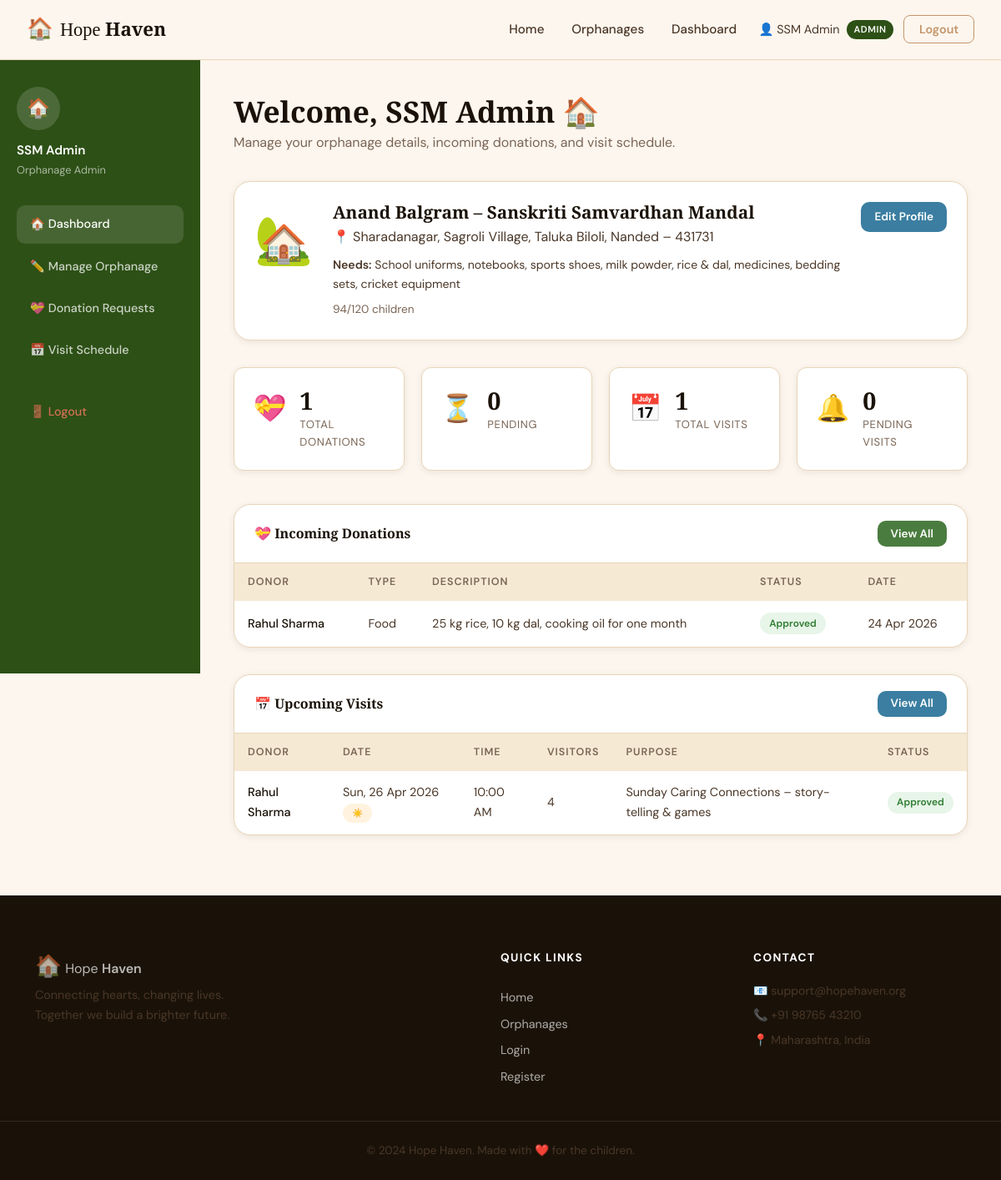
The page /admin/dashboard.php (signed in) on the database its author committed.
### tables this page shows
CREATE TABLE orphanages (
    id INT AUTO_INCREMENT PRIMARY KEY,
    admin_id INT NOT NULL,
    name VARCHAR(200) NOT NULL,
    taluka VARCHAR(100) NOT NULL DEFAULT '',
    location VARCHAR(255) NOT NULL,
    description TEXT,
    needs TEXT,
    contact VARCHAR(20),
    email VARCHAR(150),
    website VARCHAR(255) DEFAULT '',
    capacity INT DEFAULT 0,
    current_children INT DEFAULT 0,
    established_year INT DEFAULT 0,
    image_url VARCHAR(500) DEFAULT '',
    created_at TIMESTAMP DEFAULT CURRENT_TIMESTAMP,
    FOREIGN KEY (admin_id) REFERENCES users(id) ON DELETE CASCADE
);

CREATE TABLE donation_requests (
    id INT AUTO_INCREMENT PRIMARY KEY,
    donor_id INT NOT NULL,
    orphanage_id INT NOT NULL,
    type ENUM('food','clothes','money','medicines','books','other') NOT NULL,
    description TEXT,
    amount DECIMAL(10,2) DEFAULT NULL,
    status ENUM('pending','approved','rejected') DEFAULT 'pending',
    ngo_note TEXT,
    created_at TIMESTAMP DEFAULT CURRENT_TIMESTAMP,
    updated_at TIMESTAMP DEFAULT CURRENT_TIMESTAMP ON UPDATE CURRENT_TIMESTAMP,
    FOREIGN KEY (donor_id) REFERENCES users(id) ON DELETE CASCADE,
    FOREIGN KEY (orphanage_id) REFERENCES orphanages(id) ON DELETE CASCADE
);

CREATE TABLE users (
    id INT AUTO_INCREMENT PRIMARY KEY,
    name VARCHAR(100) NOT NULL,
    email VARCHAR(150) NOT NULL UNIQUE,
    password VARCHAR(255) NOT NULL,
    role ENUM('donor','ngo','admin') NOT NULL DEFAULT 'donor',
    created_at TIMESTAMP DEFAULT CURRENT_TIMESTAMP
);

CREATE TABLE appointments (
    id INT AUTO_INCREMENT PRIMARY KEY,
    donor_id INT NOT NULL,
    orphanage_id INT NOT NULL,
    visit_date DATE NOT NULL,
    visit_time TIME NOT NULL,
    purpose VARCHAR(255),
    visitors_count INT DEFAULT 1,
    status ENUM('pending','approved','rejected') DEFAULT 'pending',
    admin_note TEXT,
    created_at TIMESTAMP DEFAULT CURRENT_TIMESTAMP,
    FOREIGN KEY (donor_id) REFERENCES users(id) ON DELETE CASCADE,
    FOREIGN KEY (orphanage_id) REFERENCES orphanages(id) ON DELETE CASCADE
);

### admin/dashboard.php (the view, shortened to what this page needs)
<?php
require_once '../includes/db.php';
require_once '../includes/functions.php';
$user = currentUser();
$uid  = $user['id'];
$oRes  = mysqli_query($conn, "SELECT * FROM orphanages WHERE admin_id = $uid LIMIT 1");
$orphanage = mysqli_fetch_assoc($oRes);
if ($orphanage) {
    $oid = $orphanage['id'];
    $r1  = mysqli_query($conn, "SELECT COUNT(*) as c FROM donation_requests WHERE orphanage_id=$oid");
    $r2  = mysqli_query($conn, "SELECT COUNT(*) as c FROM donation_requests WHERE orphanage_id=$oid AND status='pending'");
    $r3  = mysqli_query($conn, "SELECT COUNT(*) as c FROM appointments WHERE orphanage_id=$oid");
    $r4  = mysqli_query($conn, "SELECT COUNT(*) as c FROM appointments WHERE orphanage_id=$oid AND status='pending'");
    $s1  = mysqli_fetch_assoc($r1); $s2 = mysqli_fetch_assoc($r2);
    $s3  = mysqli_fetch_assoc($r3); $s4 = mysqli_fetch_assoc($r4);
    $dResult = mysqli_query($conn,
        "SELECT dr.*, u.name AS donor_name
         FROM donation_requests dr JOIN users u ON u.id = dr.donor_id
         WHERE dr.orphanage_id = $oid ORDER BY dr.created_at DESC LIMIT 6"
    );
    $donations = mysqli_fetch_all($dResult, MYSQLI_ASSOC);
    $aResult = mysqli_query($conn,
        "SELECT a.*, u.name AS donor_name
         FROM appointments a JOIN users u ON u.id = a.donor_id
         WHERE a.orphanage_id = $oid AND a.visit_date >= CURDATE()
         ORDER BY a.visit_date ASC LIMIT 6"
    );
    $appointments = mysqli_fetch_all($aResult, MYSQLI_ASSOC);
}
include '../includes/header.php';
?>
<div class="dashboard-layout">
    <aside class="sidebar">
        <div class="sidebar-user">
            <div class="sidebar-avatar">🏠</div>
            <h4><?= clean($user['name']) ?></h4>
            <p>Orphanage Admin</p>
        </div>
        <ul class="sidebar-menu">
            <li><a href="dashboard.php" class="active">🏠 Dashboard</a></li>
            <li><a href="manage_orphanage.php">✏️ Manage Orphanage</a></li>
            <li><a href="donations.php">💝 Donation Requests</a></li>
            <li><a href="appointments.php">📅 Visit Schedule</a></li>
            <li><a href="/hope_haven/auth/logout.php" class="logout-link">🚪 Logout</a></li>
        </ul>
    </aside>
    <main class="dash-content">
        <div class="dash-header">
            <h2>Welcome, <?= clean($user['name']) ?> 🏠</h2>
            <p>Manage your orphanage details, incoming donations, and visit schedule.</p>
        </div>
        <?php if (!$orphanage): ?>
        <div class="form-card" style="text-align:center;padding:3rem;">
            <div style="font-size:3rem;margin-bottom:1rem;">🏡</div>
            <h3>No Orphanage Profile Yet</h3>
            <p style="margin-bottom:1.5rem;">You haven't set up your orphanage profile. Create one now to start receiving donations.</p>
            <a href="manage_orphanage.php" class="btn btn-green">+ Create Orphanage Profile</a>
        </div>
        <?php else: ?>
        <div style="background:var(--white);border-radius:var(--radius-lg);padding:1.5rem;margin-bottom:2rem;border:1px solid var(--sand);box-shadow:var(--shadow-sm);display:flex;gap:1.5rem;align-items:flex-start;flex-wrap:wrap;">
            <div style="font-size:3.5rem;">🏡</div>
            <div style="flex:1;">
                <h3 style="margin-bottom:0.3rem;"><?= clean($orphanage['name']) ?></h3>
                <p style="margin-bottom:0.5rem;">📍 <?= clean($orphanage['location']) ?></p>
                <p style="font-size:0.88rem;margin-bottom:0.5rem;"><strong>Needs:</strong> <?= clean($orphanage['needs']) ?></p>
                <p style="font-size:0.85rem;color:var(--muted);"><?= $orphanage['current_children'] ?>/<?= $orphanage['capacity'] ?> children</p>
            </div>
            <a href="manage_orphanage.php" class="btn btn-sky btn-sm">Edit Profile</a>
        </div>
        <div class="stat-cards">
            <div class="stat-card">
                <div class="stat-icon">💝</div>
                <div><h3><?= $s1['c'] ?></h3><p>Total Donations</p></div>
            </div>
            <div class="stat-card">
                <div class="stat-icon">⏳</div>
                <div><h3><?= $s2['c'] ?></h3><p>Pending</p></div>
            </div>
            <div class="stat-card">
                <div class="stat-icon">📅</div>
                <div><h3><?= $s3['c'] ?></h3><p>Total Visits</p></div>
            </div>
            <div class="stat-card">
                <div class="stat-icon">🔔</div>
                <div><h3><?= $s4['c'] ?></h3><p>Pending Visits</p></div>
            </div>
        </div>
        <div class="table-wrap">
            <h3>💝 Incoming Donations
                <a href="donations.php" class="btn btn-green btn-sm" style="margin-left:auto;">View All</a>
            </h3>
            <?php if (empty($donations)): ?>
                <p class="table-empty">No donation requests yet for your orphanage.</p>
            <?php else: ?>
            <table>
                <thead>
                    <tr><th>Donor</th><th>Type</th><th>Description</th><th>Status</th><th>Date</th></tr>
                </thead>
                <tbody>
                <?php foreach ($donations as $d): ?>
                    <tr>
                        <td><?= clean($d['donor_name']) ?></td>
                        <td><?= ucfirst($d['type']) ?></td>
                        <td><?= clean($d['description']) ?: '—' ?></td>
                        <td><?= statusBadge($d['status']) ?></td>
                        <td><?= date('d M Y', strtotime($d['created_at'])) ?></td>
                    </tr>
                <?php endforeach; ?>
                </tbody>
            </table>
            <?php endif; ?>
        </div>
        <div class="table-wrap">
            <h3>📅 Upcoming Visits
                <a href="appointments.php" class="btn btn-sky btn-sm" style="margin-left:auto;">View All</a>
            </h3>
            <?php if (empty($appointments)): ?>
                <p class="table-empty">No upcoming visits scheduled.</p>
            <?php else: ?>
            <table>
                <thead>
                    <tr><th>Donor</th><th>Date</th><th>Time</th><th>Visitors</th><th>Purpose</th><th>Status</th></tr>
                </thead>
                <tbody>
                <?php foreach ($appointments as $a):
                    $isSunday = date('N', strtotime($a['visit_date'])) == 7;
                ?>
                    <tr>
                        <td><?= clean($a['donor_name']) ?></td>
                        <td>
                            <?= date('D, d M Y', strtotime($a['visit_date'])) ?>
                            <?php if ($isSunday): ?>
                            <span class="badge" style="background:#FFF3E0;color:#E65100;font-size:0.65rem;">☀️</span>
                            <?php endif; ?>
                        </td>
                        <td><?= date('h:i A', strtotime($a['visit_time'])) ?></td>
                        <td><?= $a['visitors_count'] ?></td>
                        <td><?= clean($a['purpose']) ?: '—' ?></td>
                        <td><?= statusBadge($a['status']) ?></td>
                    </tr>
                <?php endforeach; ?>
                </tbody>
            </table>
            <?php endif; ?>
        </div>
        <?php endif; ?>
    </main>
</div>
<?php include '../includes/footer.php'; ?>

### includes/functions.php (shortened to what this page needs)
<?php
function currentUser() {
    return [
        'id'   => $_SESSION['user_id']   ?? null,
        'name' => $_SESSION['name']      ?? '',
        'role' => $_SESSION['role']      ?? '',
        'email'=> $_SESSION['email']     ?? '',
    ];
}
function clean($data) {
    return htmlspecialchars(strip_tags(trim($data)));
}
function statusBadge($status) {
    $classes = [
        'pending'  => 'badge-pending',
        'approved' => 'badge-approved',
        'rejected' => 'badge-rejected',
    ];
    $class = $classes[$status] ?? 'badge-pending';
    return "<span class='badge $class'>" . ucfirst($status) . "</span>";
}
?>

### rows shown on the page
orphanages: name "Anand Balgram – Sanskriti Samvardhan Mandal", location "Sharadanagar, Sagroli Village, Taluka Biloli, Nanded – 431731", needs "School uniforms, notebooks, sports shoes, milk powder, rice & dal, medicines, bedding sets, cricket equipment", current_children "94", capacity "120"
donation_requests: donor.name "Rahul Sharma", type "Food", description "25 kg rice, 10 kg dal, cooking oil for one month", status "Approved", created_at "24 Apr 2026"
appointments: donor.name "Rahul Sharma", visit_date "Sun, 26 Apr 2026", visit_time "10:00 AM", visitors_count "4", purpose "Sunday Caring Connections – story-telling & games", status "Approved"

### other values the page prints
$user['name'] "SSM Admin"
$role "ADMIN"
$s1['c'] "1"
$s2['c'] "0"
$s3['c'] "1"
$s4['c'] "0"
